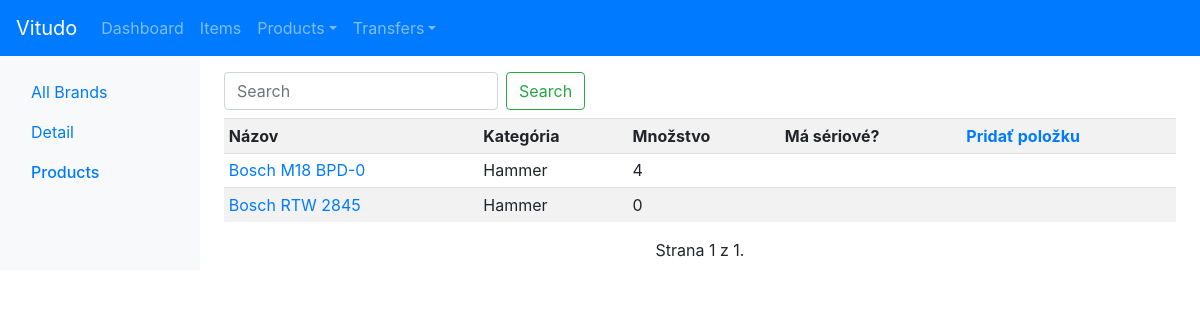
The app's page /products/brands/1/products/ (signed in), older data.
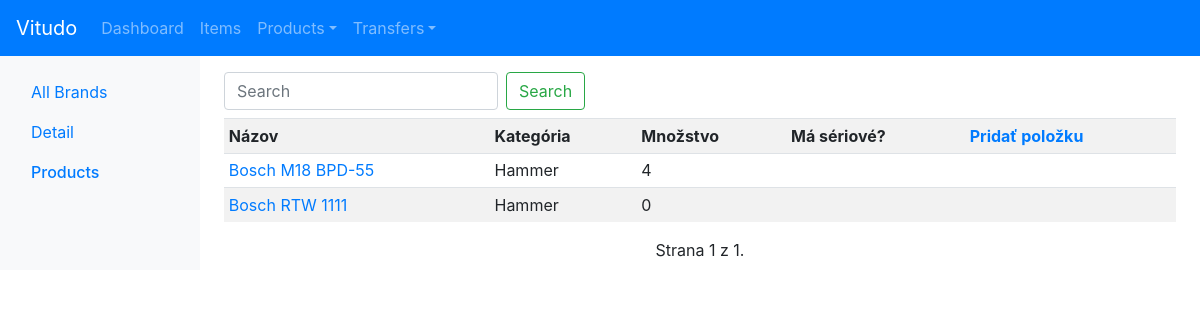
The same page, newer data.
### products/models.py (models this page shows, shortened)
class Product(models.Model):
	brand = models.ForeignKey(Brand, on_delete=models.CASCADE)
	category = models.ForeignKey(Category, on_delete=models.CASCADE)
	model = models.CharField(max_length=100, null=True)
	full_name = models.CharField(max_length=200, null=True)
	alternative_name = models.CharField(max_length=200, null=True, blank=True)
	details = models.ForeignKey(ProductDetails, on_delete=models.SET_NULL, null=True)
	user = models.ForeignKey(User, on_delete=models.SET_NULL, null=True, blank=True)
	objects = ProductManager()
	def active_items_count(self):
		return Product.objects.filter(id=self.id, item__is_active=True).count()

class Brand(models.Model):
	name = models.CharField(max_length=100)
	user = models.ForeignKey(User, on_delete=models.SET_NULL, null=True, blank=True)
	objects = BrandManager()
	def __str__(self):
		return self.name

class Category(models.Model):
	name = models.CharField(max_length=100)
	user = models.ForeignKey(User, on_delete=models.SET_NULL, null=True, blank=True)
	objects = CategoryManager()
	def __str__(self):
		return self.name

### products/views.py (the view)
# urls.py: path('brands/<int:brand_id>/products/', views.brand_products, name='brand_products'),
def brand_products(request, brand_id):
	brand = get_object_or_404(Brand, id=brand_id, user=request.user)
	products = Product.objects.this_brand(brand).this_user(request.user)
	form = SearchForm(request.GET or None)
	if request.GET.get('search'): products = products.search(request.GET.get('search'))
	products = pagination(request.GET.get('pg'), products)
	context = {
		'brand': brand,
		'products': products,
		'form': form,
	}
	return render(request, 'products/brands/detail/products.html', context)

### vitudo/forms.py
class SearchForm(forms.Form):
	search = forms.CharField(widget = forms.TextInput(attrs={'class':'form-control mr-sm-2', 'placeholder':'Search'}), required=False, label='')

### accounts/lockdown.py (called while the page is built, shortened)
    def __call__(self, request):
        response = self.get_response(request)
        return response

    def process_view(self, request, view_func, view_args, view_kwargs):
        if request.user.is_authenticated:
            return None

### products/managers.py (called while the page is built)
	def this_user(self, user):
		return self.filter(user=user)

	def this_brand(self, brand):
		return self.filter(brand=brand)

	def get_query_set(self):
		return ProductQuerySet(self.model)

	def __getattr__(self, attr, *args):
		if attr.startswith("_"):
			raise AttributeError
		return getattr(self.get_query_set(), attr, *args)

### vitudo/utils.py (called while the page is built)
def pagination(page, qs):
	p = Paginator(qs, 10)
	qs = p.get_page(page if page else 1)
	return qs

### products/templates/products/brands/detail/products.html
{% extends 'products/brands/detail/base.html' %}
{% block content %}
{% include 'tables/product_table.html' %}
{% endblock %}

### templates/tables/product_table.html (shortened to what this page needs)
  <main role="main" class="col-md-9 ml-sm-auto col-lg-10 px-md-4">
    <div class="pt-3 pb-2">
    <div class="mb-2">
      <form class="form-inline" action="{{ request.path }}" method="get">
        {{ form }}
        <button class="btn btn-outline-success my-2 my-sm-0" type="submit">Search</button>
      </form>
    </div>
    <div class="table-responsive">
      <table class="table table-striped table-sm">
    {% if products %}
        <tr>
            <th>Názov</th>
            <th class="w-20">Kategória</th>
            <th class="w-20">Množstvo</th>
            <th class="w-20">Má sériové?</th>
            <th class="list_heading w-10"><a href="{% url 'products:index' %}">Pridať položku</a></th>
        </tr>
        {% for product in products %}
        <tr>
            <td class="list"><a href="{% url 'products:detail' product.id %}">{{ product.brand }} {{ product.model }}</a></td>
            <td>{{ product.category }}</td>
            <td>{{ product.active_items_count }}</td>
            <td>
            </td>
            <td class="list"><a href="{% url 'products:index' %}"></a></td>
        </tr>
        {% endfor %}
    {% else %}
        <tr>
            <td class="list"><a href="{% url 'products:index' %}">Je to tu prázdne. Klikni sem a vytvor produkt.</a></td>
        </tr>
    {% endif %}
    </table>
</div>
    <div class="pagination">
        <span class="step-links mx-auto">
            <span class="current">
                Strana {{ products.number }} z {{ products.paginator.num_pages }}.
            </span>
        </span>
    </div>
</div>
</main>

Row changes from the older to the newer data that the page shows:
changed Product: model "M18 BPD-0" → "M18 BPD-55"
changed Product: model "RTW 2845" → "RTW 1111"
